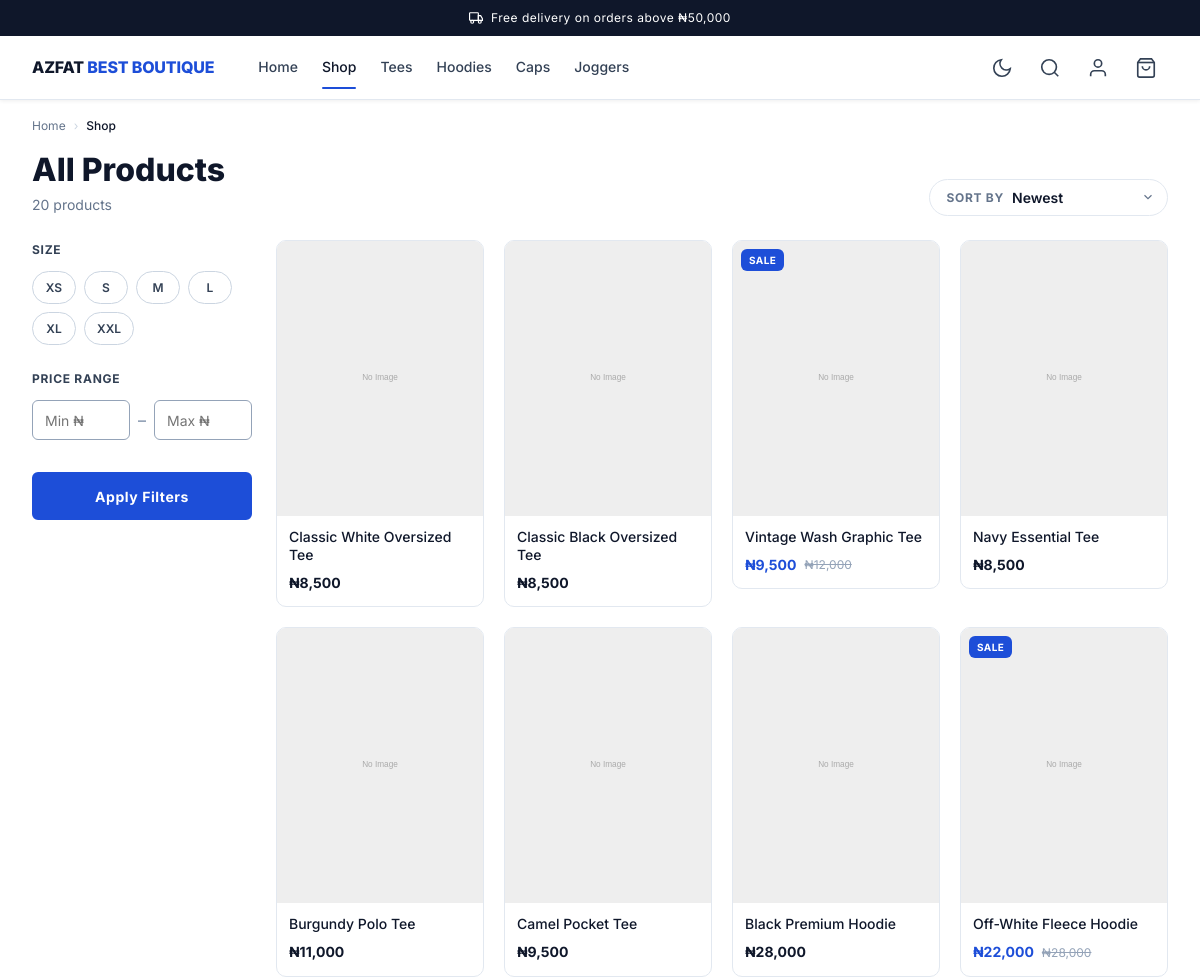
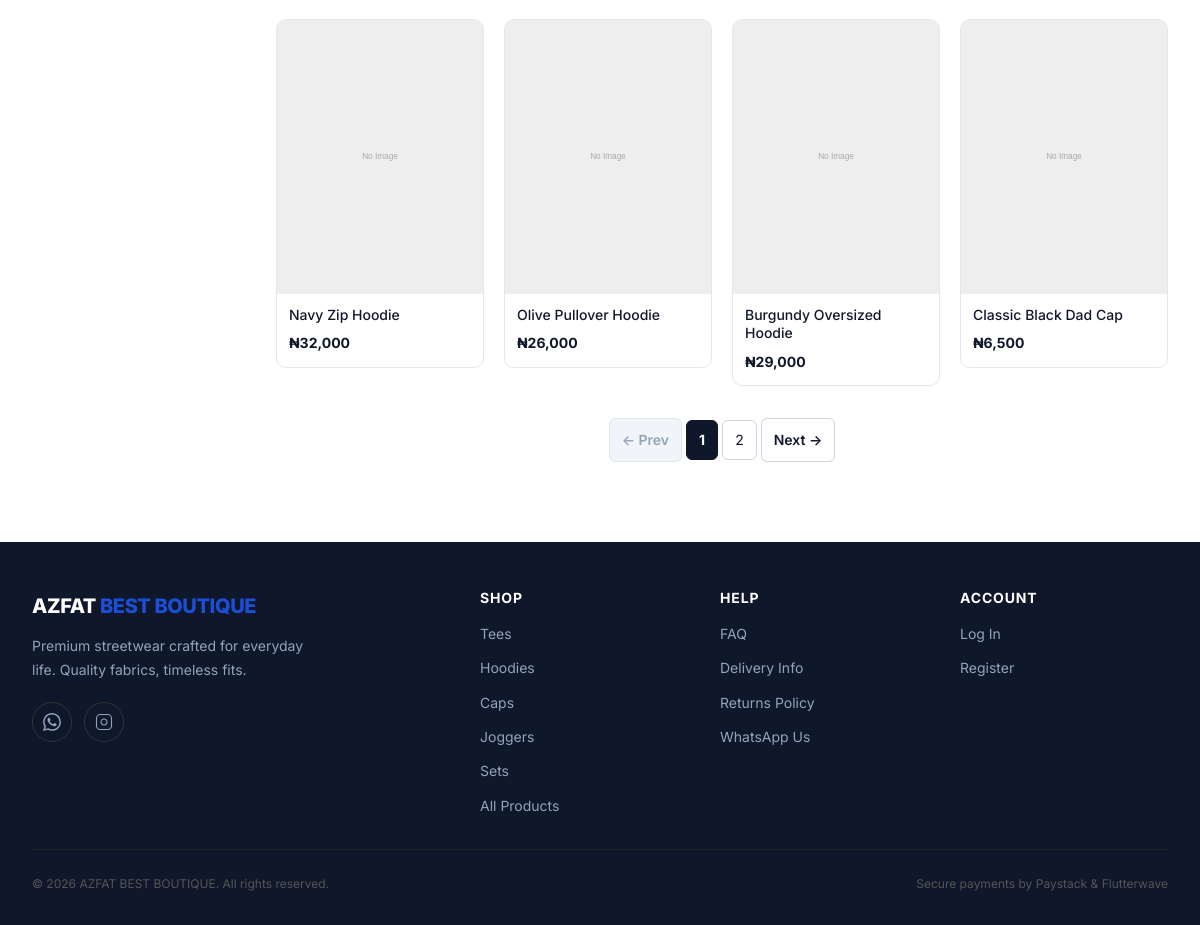
Page /shop on the committed database (2 pictures, top to bottom).
### tables this page shows
CREATE TABLE `products` (
    `id`          INT UNSIGNED  NOT NULL AUTO_INCREMENT,
    `category_id` INT UNSIGNED  NOT NULL,
    `name`        VARCHAR(255)  NOT NULL,
    `slug`        VARCHAR(255)  NOT NULL,
    `description` TEXT          NULL,
    `price`       INT           NOT NULL COMMENT 'Price in kobo',
    `sale_price`  INT           NULL     COMMENT 'Sale price in kobo; NULL = no active sale',
    `sku`         VARCHAR(100)  NULL,
    `is_active`   TINYINT(1)    NOT NULL DEFAULT 1,
    `is_featured` TINYINT(1)    NOT NULL DEFAULT 0,
    `total_stock` INT           NOT NULL DEFAULT 0,
    `created_at`  TIMESTAMP     NOT NULL DEFAULT CURRENT_TIMESTAMP,
    `updated_at`  TIMESTAMP     NOT NULL DEFAULT CURRENT_TIMESTAMP ON UPDATE CURRENT_TIMESTAMP,
    PRIMARY KEY (`id`),
    UNIQUE KEY `uq_products_slug` (`slug`),
    UNIQUE KEY `uq_products_sku`  (`sku`),
    KEY `idx_products_category_id` (`category_id`),
    KEY `idx_products_is_active`   (`is_active`),
    KEY `idx_products_is_featured` (`is_featured`),
    CONSTRAINT `fk_products_category_id`
        FOREIGN KEY (`category_id`) REFERENCES `categories` (`id`)
        ON DELETE CASCADE
);

### app/Controllers/ShopController.php (called while the page is built, shortened)
<?php
require_once APP_PATH . '/Models/ProductModel.php';
class ShopController {
    public function index(array $params = []): void {
        $productModel  = new ProductModel();
        $page    = max(1, (int) ($_GET['page'] ?? 1));
        $perPage = 12;
        $sort    = $this->sanitiseSort($_GET['sort'] ?? 'newest');
        $filters = $this->extractFilters($_GET);
        $totalItems  = $productModel->countAll($filters);
        $totalPages  = max(1, (int) ceil($totalItems / $perPage));
        $page        = min($page, $totalPages);
        $products    = $productModel->getAll($filters, $sort, $page, $perPage);
        $pagination = [
            'current'     => $page,
            'total_pages' => $totalPages,
            'total_items' => $totalItems,
            'per_page'    => $perPage,
        ];
        require VIEW_PATH . '/shop/index.php';
        require VIEW_PATH . '/layouts/main.php';
    }
    private function sanitiseSort(string $sort): string {
        $allowed = ['newest', 'price_asc', 'price_desc', 'name_asc'];
        return in_array($sort, $allowed, true) ? $sort : 'newest';
    }
    private function extractFilters(array $input): array {
        $filters = [];
        return $filters;
    }
}

### public/index.php (called while the page is built, shortened)
<?php
require_once dirname(__DIR__) . '/config/app.php';
require_once dirname(__DIR__) . '/app/helpers.php';
$router = new Router();
$router->dispatch();

### app/helpers.php (called while the page is built, shortened)
<?php
function money(int $kobo): string {
    $naira = $kobo / 100;
    if ($kobo % 100 === 0) {
        return '₦' . number_format($naira, 0);
    }
    return '₦' . number_format($naira, 2);
}
function e(mixed $value): string {
    return htmlspecialchars((string) $value, ENT_QUOTES | ENT_SUBSTITUTE, 'UTF-8');
}
function url(string $path = ''): string {
    $base = rtrim(APP_URL, '/');
    $path = '/' . ltrim($path, '/');
    return $base . $path;
}
function isLoggedIn(): bool {
    return !empty($_SESSION['user_id']);
}

### app/Models/ProductModel.php (called while the page is built, shortened)
<?php
class ProductModel {
    public function getAll(
        array  $filters = [],
        string $sort    = 'newest',
        int    $page    = 1,
        int    $perPage = 12
    ): array {
        $db     = getDB();
        $offset = ($page - 1) * $perPage;
        [$where, $bindings] = $this->buildGlobalWhere($filters);
        $orderBy = $this->buildOrderBy($sort);
        $sql = "
            SELECT p.id, p.name, p.slug, p.price, p.sale_price, p.total_stock,
                   pi.image_path AS primary_image, pi.alt_text AS image_alt
            FROM products p
            LEFT JOIN product_images pi ON pi.product_id = p.id AND pi.is_primary = 1
            {$where}
            {$orderBy}
            LIMIT :limit OFFSET :offset
        ";
        $stmt = $db->prepare($sql);
        $stmt->bindValue(':limit',  $perPage, PDO::PARAM_INT);
        $stmt->bindValue(':offset', $offset,  PDO::PARAM_INT);
        $stmt->execute();
        return $stmt->fetchAll();
    }
    public function countAll(array $filters = []): int {
        $db = getDB();
        [$where, $bindings] = $this->buildGlobalWhere($filters);
        $sql = "SELECT COUNT(DISTINCT p.id) FROM products p
                LEFT JOIN product_images pi ON pi.product_id = p.id AND pi.is_primary = 1
                {$where}";
        $stmt = $db->prepare($sql);
        $stmt->execute();
        return (int) $stmt->fetchColumn();
    }
    private function buildGlobalWhere(array $filters): array {
        $conditions = ['p.is_active = 1'];
        $bindings   = [];
        $this->applyFilterConditions($filters, $conditions, $bindings);
        $where = 'WHERE ' . implode(' AND ', $conditions);
        return [$where, $bindings];
    }
    private function buildOrderBy(string $sort): string {
        return match ($sort) {
            'price_asc'  => 'ORDER BY COALESCE(p.sale_price, p.price) ASC',
            'price_desc' => 'ORDER BY COALESCE(p.sale_price, p.price) DESC',
            'name_asc'   => 'ORDER BY p.name ASC',
            default      => 'ORDER BY p.created_at DESC',
        };
    }
}

### app/Views/partials/product-card.php (the view, shortened to what this page needs)
<?php
$price        = (int) ($product['price'] ?? 0);
$salePrice    = isset($product['sale_price']) && $product['sale_price'] ? (int) $product['sale_price'] : null;
$stock        = (int) ($product['total_stock'] ?? 0);
$isSoldOut    = $stock === 0;
$isOnSale     = $salePrice !== null && $salePrice < $price;
$displayPrice = $isOnSale ? $salePrice : $price;
$image   = $product['primary_image'] ?? null;
$imgAlt  = e($product['image_alt'] ?? $product['name']);
$imgSrc  = $image
    ? (str_starts_with($image, 'http') ? $image : url('/images/products/' . $image))
    : url('/images/placeholder.svg');
$productUrl = url('/product/' . e($product['slug']));
$cardUrl    = isLoggedIn()
    ? $productUrl
    : url('/account/login') . '?redirect=' . urlencode($productUrl);
?>
<article class="product-card" aria-label="<?= e($product['name']) ?>">
    <a href="<?= $cardUrl ?>" class="product-card__image-wrap">
        <img
            src="<?= $imgSrc ?>"
            alt="<?= $imgAlt ?>"
            width="400"
            height="533"
            loading="lazy"
        >
        <?php if ($isSoldOut): ?>
            <span class="product-card__badge product-card__badge--sold-out">Sold Out</span>
        <?php elseif ($isOnSale): ?>
            <span class="product-card__badge product-card__badge--sale">Sale</span>
        <?php endif; ?>
    </a>
    <div class="product-card__body">
        <a href="<?= $cardUrl ?>" class="product-card__name">
            <?= e($product['name']) ?>
        </a>
        <div class="product-card__price">
            <span class="product-card__price--current <?= $isOnSale ? 'product-card__price--sale' : '' ?>">
                <?= money($displayPrice) ?>
            </span>
            <?php if ($isOnSale): ?>
                <span class="product-card__price--original" aria-label="Original price">
                    <?= money($price) ?>
                </span>
            <?php endif; ?>
        </div>
    </div>
</article>

### app/Views/shop/index.php (shortened to what this page needs)
<?php
$currentSort     = $sort ?? 'newest';
$currentFilters  = $filters ?? [];
$currentSize     = $currentFilters['size']   ?? '';
$currentMinPrice = $_GET['min_price'] ?? '';
$currentMaxPrice = $_GET['max_price'] ?? '';
$baseUrl         = url('/shop');
?>
<nav class="breadcrumb" aria-label="Breadcrumb">
    <a href="<?= url('/') ?>">Home</a>
    <span class="breadcrumb__sep">›</span>
    <span class="breadcrumb__current">Shop</span>
</nav>
<div class="shop-page-header">
    <div>
        <h1 class="page-title" style="margin-bottom:0;">All Products</h1>
        <?php if ($pagination['total_items'] > 0): ?>
        <p class="shop-result-count"><?= (int)$pagination['total_items'] ?> product<?= $pagination['total_items'] !== 1 ? 's' : '' ?></p>
        <?php endif; ?>
    </div>
    <form method="GET" action="<?= $baseUrl ?>" class="sort-form" id="sort-form-top">
        <label for="sort-select" class="sort-form__label">Sort by</label>
        <div class="sort-form__select-wrap">
            <select id="sort-select" name="sort" onchange="this.form.submit()" aria-label="Sort products" class="sort-form__select">
                <option value="newest"     <?= $currentSort === 'newest'     ? 'selected' : '' ?>>Newest</option>
            </select>
            <svg viewBox="0 0 24 24" fill="none" stroke="currentColor" stroke-width="2" width="14" height="14" aria-hidden="true"><path d="M6 9l6 6 6-6"/></svg>
        </div>
    </form>
</div>
<div class="shop-layout">
    <aside id="filter-sidebar" class="filter-sidebar" aria-label="Product filters">
        <form method="GET" action="<?= $baseUrl ?>" id="filter-form">
            <div class="filter-group">
                <p class="filter-group__title">Size</p>
                <div class="filter-chips" role="group" aria-label="Filter by size" id="size-chips">
                    <?php foreach (['XS','S','M','L','XL','XXL'] as $sz): ?>
                    <button
                        type="button"
                        class="filter-chip js-size-chip <?= $currentSize === $sz ? 'active' : '' ?>"
                        data-size="<?= e($sz) ?>"
                        aria-pressed="<?= $currentSize === $sz ? 'true' : 'false' ?>"
                    ><?= e($sz) ?></button>
                    <?php endforeach; ?>
                </div>
            </div>
            <div class="filter-group">
                <p class="filter-group__title">Price Range</p>
                <div class="price-range-row">
                    <input type="number" name="min_price" placeholder="Min ₦" value="<?= $currentMinPrice !== '' ? e($currentMinPrice) : '' ?>" min="0" step="500" class="price-input" aria-label="Min price">
                    <span class="price-range-sep">–</span>
                    <input type="number" name="max_price" placeholder="Max ₦" value="<?= $currentMaxPrice !== '' ? e($currentMaxPrice) : '' ?>" min="0" step="500" class="price-input" aria-label="Max price">
                </div>
            </div>
            <button type="submit" class="btn btn--primary btn--full" style="margin-top:var(--space-2);">Apply Filters</button>
        </form>
    </aside>
    <div>
        <?php if (!empty($products)): ?>
        <div class="product-grid" role="list">
            <?php foreach ($products as $product): ?>
            <div role="listitem"><?php require VIEW_PATH . '/partials/product-card.php'; ?></div>
            <?php endforeach; ?>
        </div>
        <?php if ($pagination['total_pages'] > 1): ?>
            <?php require VIEW_PATH . '/partials/pagination.php'; ?>
        <?php endif; ?>
        <?php endif; ?>
    </div>
</div>

### rows in the picture
products: name "Classic White Oversized Tee", price "₦8,500"
products: name "Classic Black Oversized Tee", price "₦8,500"
products: total_stock "SALE", name "Vintage Wash Graphic Tee", money($displayPrice) "₦9,500", price "₦12,000"
products: name "Navy Essential Tee", price "₦8,500"
products: name "Burgundy Polo Tee", price "₦11,000"
products: name "Camel Pocket Tee", price "₦9,500"
products: name "Black Premium Hoodie", price "₦28,000"
products: total_stock "SALE", name "Off-White Fleece Hoodie", money($displayPrice) "₦22,000", price "₦28,000"
products: name "Navy Zip Hoodie", price "₦32,000"
products: name "Olive Pullover Hoodie", price "₦26,000"
products: name "Burgundy Oversized Hoodie", price "₦29,000"
products: name "Classic Black Dad Cap", price "₦6,500"

### other values in the picture
$threshold "₦50,000"
$pagination['total_items'] "20"
$sz "XS"
$sz "S"
$sz "M"
$sz "L"
$sz "XL"
$sz "XXL"
APP_NAME "AZFAT BEST BOUTIQUE"
